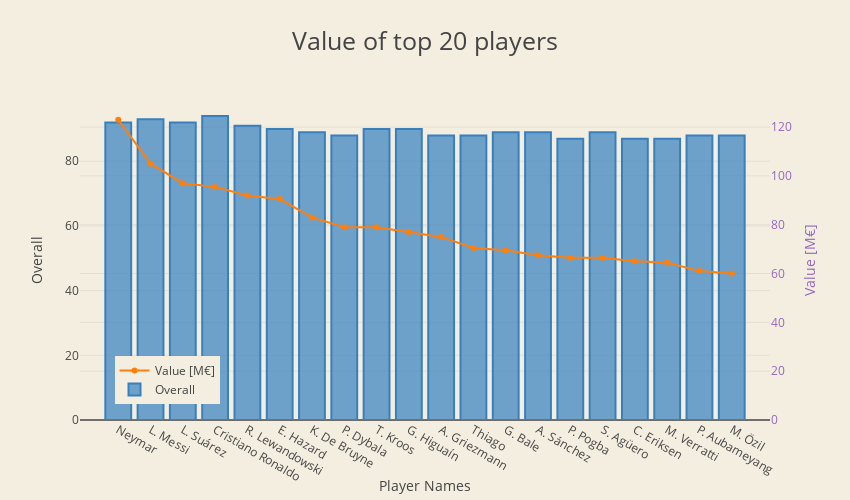

The notebook cell this image was saved under:
### Code cell
trace1 = go.Bar(
        x = players_value["Name"].tolist(),
        y = players_value["Overall"].tolist(),
        name='Overall',
        marker=dict(color='rgba(55, 128, 191, 0.7)',
        line=dict(color='rgba(55, 128, 191, 1.0)',
        width=2,)))

trace2 = go.Scatter(
        x = players_value["Name"].tolist(),
        y = (players_value["Value_Num"] / 1000000).tolist(),
        name='Value [M€]',
        mode = 'lines+markers',
        yaxis='y2')

data = [trace1, trace2]

layout = go.Layout(
        barmode='stack',
        title = 'Value of top 20 players',
        titlefont=dict(size=25),
        width=850,
        height=500,
        paper_bgcolor='rgb(244, 238, 225)',
        plot_bgcolor='rgb(244, 238, 225)',
        yaxis = dict(title= 'Overall',anchor = 'x',rangemode='tozero'),
    
xaxis = dict(title= 'Player Names'),
        yaxis2=dict(
        title='Value [M€]',
        titlefont=dict(color='rgb(148, 103, 189)'),
        tickfont=dict(color='rgb(148, 103, 189)'),
        overlaying='y',
        side='right',
        anchor = 'x',
        rangemode = 'tozero',
        dtick = 20),
        legend=dict(x=0.05, y=0.05))


fig = go.Figure(data=data, layout=layout)
py.iplot(fig)

### Figure 1 — Plotly figure (JSON) as saved in the notebook; plotly's stock layout.template omitted (floating-point values rounded to 4 significant figures)
{"data": [{"marker": {"color": "rgba(55, 128, 191, 0.7)", "line": {"color": "rgba(55, 128, 191, 1.0)", "width": 2}}, "name": "Overall", "type": "bar", "x": ["Neymar", "L. Messi", "L. Suárez", "Cristiano Ronaldo", "R. Lewandowski", "E. Hazard", "K. De Bruyne", "P. Dybala", "T. Kroos", "G. Higuaín", "A. Griezmann", "Thiago", "G. Bale", "A. Sánchez", "P. Pogba", "S. Agüero", "C. Eriksen", "M. Verratti", "P. Aubameyang", "M. Özil"], "y": [92, 93, 92, 94, 91, 90, 89, 88, 90, 90, 88, 88, 89, 89, 87, 89, 87, 87, 88, 88]}, {"mode": "lines+markers", "name": "Value [M€]", "type": "scatter", "x": ["Neymar", "L. Messi", "L. Suárez", "Cristiano Ronaldo", "R. Lewandowski", "E. Hazard", "K. De Bruyne", "P. Dybala", "T. Kroos", "G. Higuaín", "A. Griezmann", "Thiago", "G. Bale", "A. Sánchez", "P. Pogba", "S. Agüero", "C. Eriksen", "M. Verratti", "P. Aubameyang", "M. Özil"], "y": [123, 105, 97, 95.5, 92, 90.5, 83, 79, 79, 77, 75, 70.5, 69.5, 67.5, 66.5, 66.5, 65, 64.5, 61, 60], "yaxis": "y2"}], "layout": {"barmode": "stack", "height": 500, "legend": {"x": 0.05, "y": 0.05}, "paper_bgcolor": "rgb(244, 238, 225)", "plot_bgcolor": "rgb(244, 238, 225)", "title": "Value of top 20 players", "titlefont": {"size": 25}, "width": 850, "xaxis": {"title": "Player Names"}, "yaxis": {"anchor": "x", "rangemode": "tozero", "title": "Overall"}, "yaxis2": {"anchor": "x", "dtick": 20, "overlaying": "y", "rangemode": "tozero", "side": "right", "tickfont": {"color": "rgb(148, 103, 189)"}, "title": "Value [M€]", "titlefont": {"color": "rgb(148, 103, 189)"}}}}
